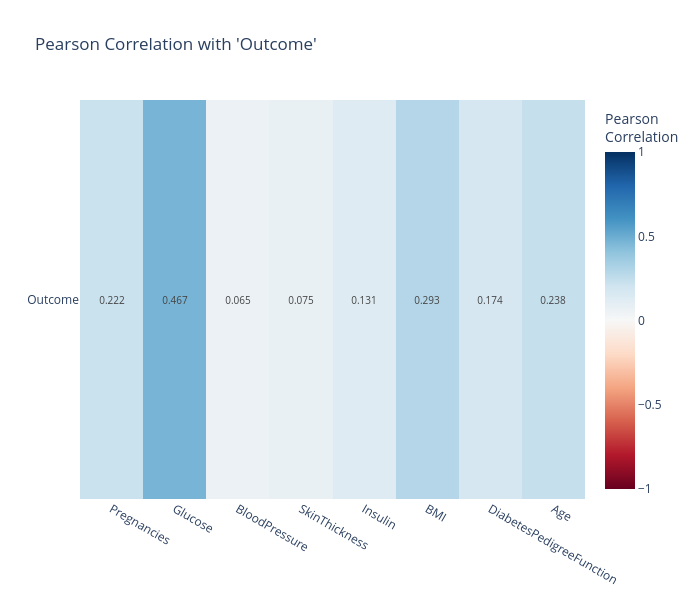

Write notebook code for a chart like this one.
### Code cell
ps.corr_heatmap(df_diabetes, target='Outcome')

### Figure 1 — Plotly figure (JSON) as saved in the notebook; plotly's stock layout.template omitted (floating-point values rounded to 4 significant figures)
{"data": [{"colorbar": {"title": {"text": "Pearson<br>Correlation"}}, "colorscale": [[0, "rgb(103,0,31)"], [0.1, "rgb(178,24,43)"], [0.2, "rgb(214,96,77)"], [0.3, "rgb(244,165,130)"], [0.4, "rgb(253,219,199)"], [0.5, "rgb(247,247,247)"], [0.6, "rgb(209,229,240)"], [0.7, "rgb(146,197,222)"], [0.8, "rgb(67,147,195)"], [0.9, "rgb(33,102,172)"], [1, "rgb(5,48,97)"]], "hovertemplate": "<b>%{y}</b> vs <b>%{x}</b><br>Pearson Correlation: %{z:.3f}<extra></extra>", "text": [["0.222", "0.467", "0.065", "0.075", "0.131", "0.293", "0.174", "0.238"]], "textfont": {"size": 10}, "texttemplate": "%{text}", "type": "heatmap", "x": ["Pregnancies", "Glucose", "BloodPressure", "SkinThickness", "Insulin", "BMI", "DiabetesPedigreeFunction", "Age"], "y": ["Outcome"], "z": [[0.2219, 0.4666, 0.06507, 0.07475, 0.1305, 0.2927, 0.1738, 0.2384]], "zmax": 1, "zmid": 0, "zmin": -1}], "layout": {"height": 600, "title": {"text": "Pearson Correlation with 'Outcome'"}, "width": 700, "xaxis": {"side": "bottom"}, "yaxis": {"autorange": "reversed"}}}
